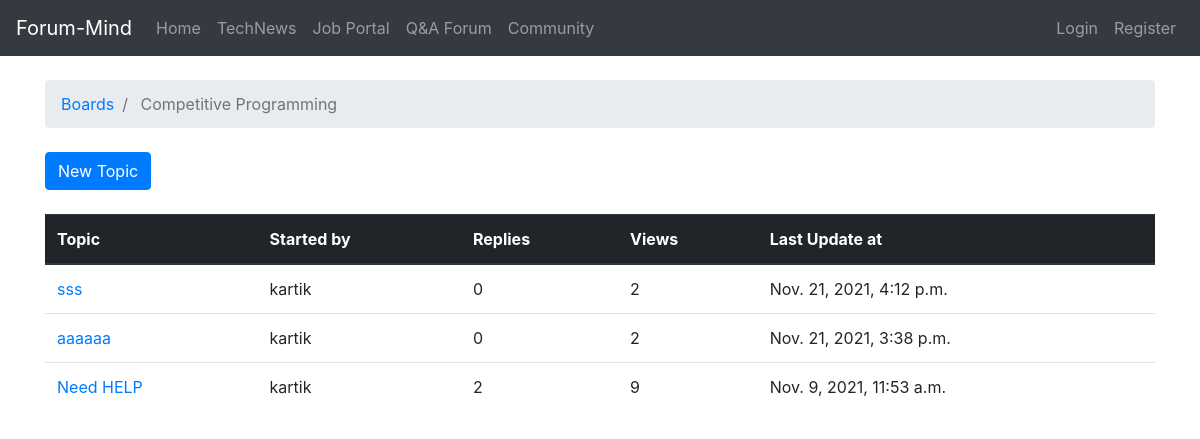
Screenshot of /forums/boards/7/ with the database file from the repository.
### forums/models.py (models this page shows, shortened)
class Board(models.Model):
    name = models.CharField(max_length=30, unique=True)
    description = models.CharField(max_length=100)

class Topic(models.Model):
    subject = models.CharField(max_length=256)
    last_updated = models.DateTimeField(auto_now_add=True)
    board = models.ForeignKey(
        Board,
        on_delete=models.CASCADE,
        related_name='topics',
    )
    starter = models.ForeignKey(
        settings.AUTH_USER_MODEL,
        on_delete=models.CASCADE,
        related_name='topics',
    )
    views = models.PositiveIntegerField(default=0)
    def get_absolute_url(self):
        return reverse('topic_posts', kwargs={
            'pk': self.board.pk,
            'topic_pk': self.pk
        })

### forums/views.py (the view)
# urls.py: path('boards/<int:pk>/', views.TopicListView.as_view(), name='board_topics'),
class TopicListView(ListView):
    model = Topic
    context_object_name = 'topics'
    template_name = 'forums/board_topics.html'
    paginate_by = 5
    def get_queryset(self):
        self.board = get_object_or_404(Board, pk=self.kwargs.get('pk'))
        queryset = self.board.topics.order_by('-last_updated').annotate(replies=Count('posts') - 1)
        return queryset
    def get_context_data(self, **kwargs):
        context = super().get_context_data(**kwargs)
        context['board'] = self.board
        return context

### forums/templates/forums/board_topics.html (shortened to what this page needs)
{% extends 'forums/base.html' %}
{% block breadcrumb %}
<li class="breadcrumb-item">
    <a href="{% url 'home' %}">Boards</a>
</li>
<li class="breadcrumb-item active">
    {{ board.name }}
</li>
{% endblock %}
{% block content %}
<div class="mb-4">
    <a href="{% url 'new_topic' board.pk %}" class="btn btn-primary">
        New Topic
    </a>
</div>
<table class="table">
    <thead class="thead-dark">
        <tr>
            <th>Topic</th>
            <th>Started by</th>
            <th>Replies</th>
            <th>Views</th>
            <th>Last Update at</th>
        </tr>
    </thead>
    <tbody>
        {% for topic in topics %}
            <tr>
                <td>
                    <a href="{{ topic.get_absolute_url }}">
                        {{ topic.subject }}
                    </a>
                </td>
                <td>{{ topic.starter.username }}</td>
                <td class="align-middle">{{ topic.replies }}</td>
                <td class="align-middle">{{ topic.views }}</td>
                <td>{{ topic.last_updated }}</td>
            </tr>
        {% endfor %}
    </tbody>
</table>
{% endblock %}

### rows the page displays
Board: name "Competitive Programming"
Topic: subject "sss", starter.username "kartik", replies "0", views "2", last_updated "Nov. 21, 2021, 4:12 p.m."
Topic: subject "aaaaaa", starter.username "kartik", replies "0", views "2", last_updated "Nov. 21, 2021, 3:38 p.m."
Topic: subject "Need HELP", starter.username "kartik", replies "2", views "9", last_updated "Nov. 9, 2021, 11:53 a.m."
